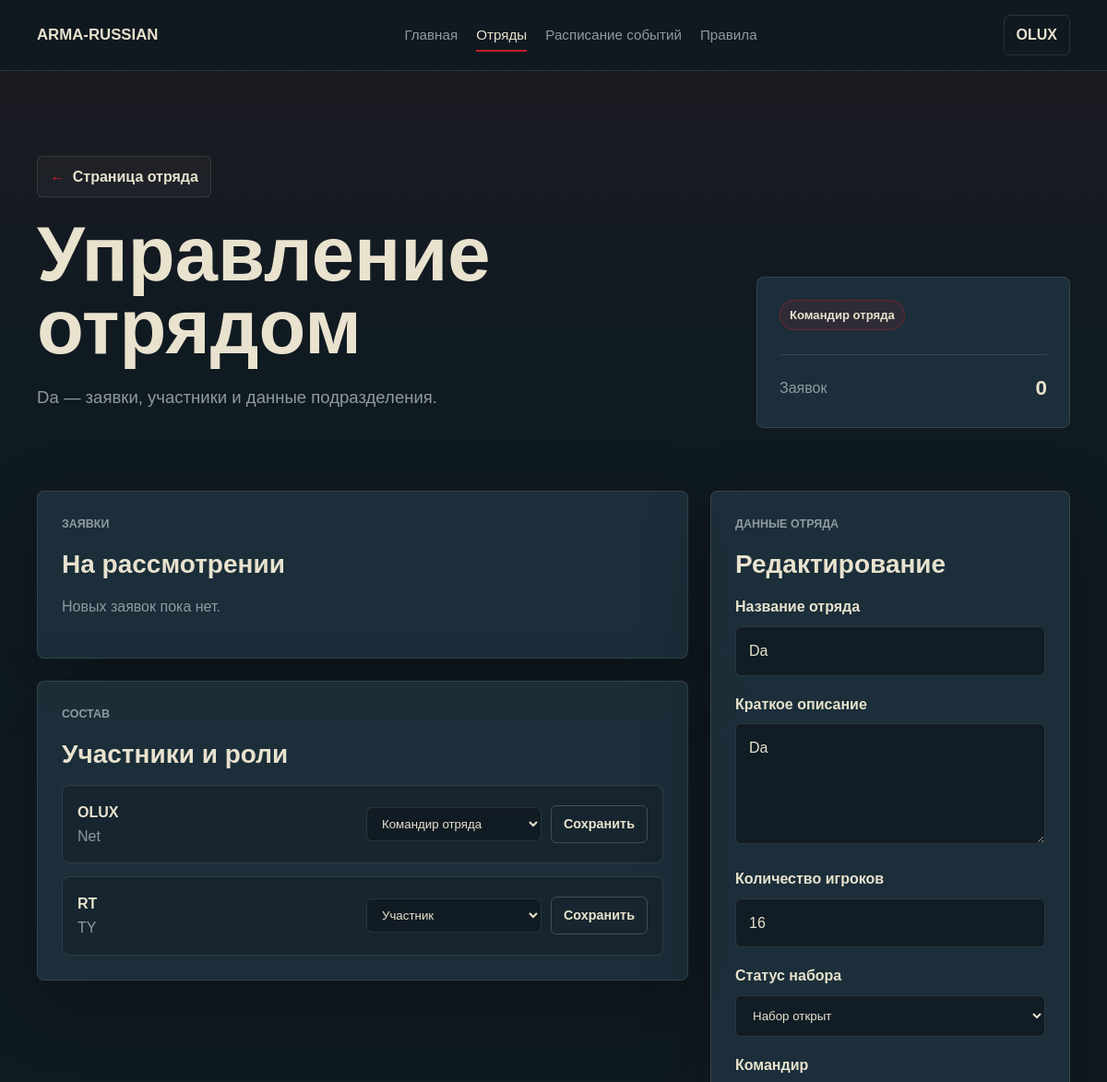
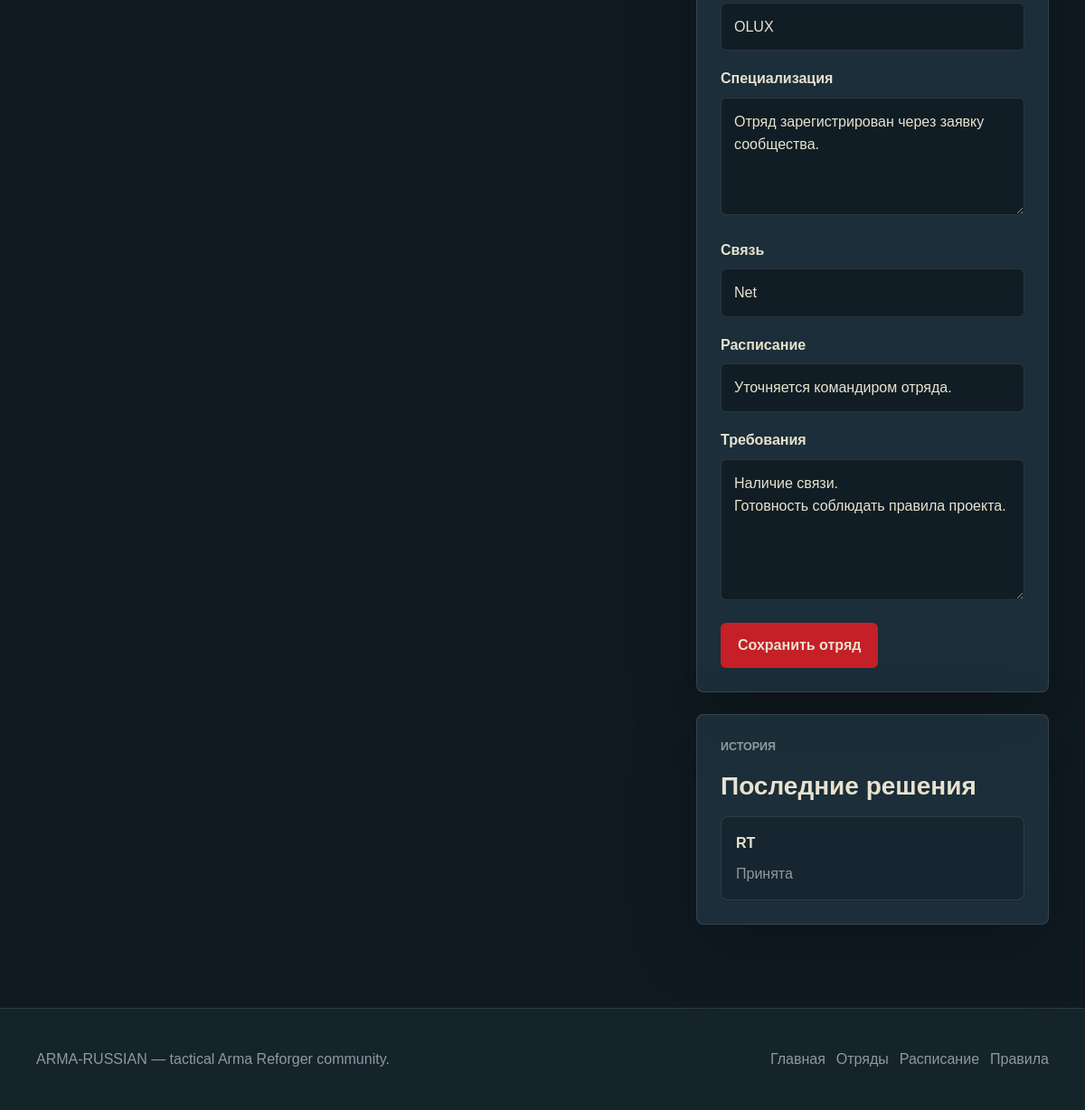
The page /squads/da/manage/ (signed in) on the database its author committed (2 pictures, top to bottom).
### main/models.py (models this page shows, shortened)
class Squad(models.Model):
    STATUS_OPEN = 'open'
    STATUS_CLOSED = 'closed'
    STATUS_CHOICES = [
        (STATUS_OPEN, 'Набор открыт'),
        (STATUS_CLOSED, 'Набор закрыт'),
    ]
    name = models.CharField('Название отряда', max_length=120)
    slug = models.SlugField('URL', max_length=140, unique=True, allow_unicode=True)
    description = models.TextField('Краткое описание')
    players_count = models.PositiveIntegerField('Количество игроков', default=1)
    recruitment_status = models.CharField('Статус набора', max_length=16, choices=STATUS_CHOICES, default=STATUS_OPEN)
    commander_name = models.CharField('Командир', max_length=120, blank=True)
    specialization = models.TextField('Специализация', blank=True)
    communication = models.CharField('Связь', max_length=160, blank=True)
    schedule = models.CharField('Расписание', max_length=160, blank=True)
    requirements = models.TextField('Требования', blank=True)
    owner = models.ForeignKey(
        settings.AUTH_USER_MODEL,
        verbose_name='Владелец отряда',
        on_delete=models.SET_NULL,
        null=True,
        blank=True,
        related_name='owned_squads',
    )
    created_at = models.DateTimeField('Дата создания', auto_now_add=True)
    class Meta:
        ordering = ['name']
        verbose_name = 'Отряд'
        verbose_name_plural = 'Отряды'

class SquadMembership(models.Model):
    ROLE_COMMANDER = 'commander'
    ROLE_DEPUTY = 'deputy'
    ROLE_MEMBER = 'member'
    ROLE_CHOICES = [
        (ROLE_COMMANDER, 'Командир отряда'),
        (ROLE_DEPUTY, 'Зам. командира'),
        (ROLE_MEMBER, 'Участник'),
    ]
    squad = models.ForeignKey(Squad, verbose_name='Отряд', on_delete=models.CASCADE, related_name='members')
    user = models.ForeignKey(
        settings.AUTH_USER_MODEL,
        verbose_name='Пользователь',
        on_delete=models.SET_NULL,
        null=True,
        blank=True,
        related_name='squad_memberships',
    )
    display_name = models.CharField('Имя игрока', max_length=120)
    contact = models.CharField('Контакт', max_length=120, blank=True)
    role = models.CharField('Роль', max_length=20, choices=ROLE_CHOICES, default=ROLE_MEMBER)
    joined_at = models.DateTimeField('Дата вступления', auto_now_add=True)
    class Meta:
        ordering = ['squad', 'role', 'display_name']
        verbose_name = 'Участник отряда'
        verbose_name_plural = 'Участники отрядов'
    @property
    def can_review_applications(self):
        return self.role in {self.ROLE_COMMANDER, self.ROLE_DEPUTY}
    @property
    def can_edit_squad(self):
        return self.role == self.ROLE_COMMANDER

class SquadJoinApplication(models.Model):
    STATUS_PENDING = 'pending'
    STATUS_ACCEPTED = 'accepted'
    STATUS_REJECTED = 'rejected'
    STATUS_CHOICES = [
        (STATUS_PENDING, 'На рассмотрении'),
        (STATUS_ACCEPTED, 'Принята'),
        (STATUS_REJECTED, 'Отклонена'),
    ]
    squad = models.ForeignKey(
        Squad,
        verbose_name='Отряд',
        on_delete=models.CASCADE,
        null=True,
        blank=True,
        related_name='join_applications',
    )
    user = models.ForeignKey(
        settings.AUTH_USER_MODEL,
        verbose_name='Пользователь',
        on_delete=models.SET_NULL,
        null=True,
        blank=True,
        related_name='squad_join_applications',
    )
    squad_name = models.CharField('Отряд', max_length=120)
    player_name = models.CharField('Игровой ник', max_length=120)
    contact = models.CharField('Discord или Telegram', max_length=120)
    age = models.PositiveIntegerField('Возраст')
    experience = models.CharField('Опыт в Arma Reforger', max_length=160)
    message = models.TextField('Комментарий')
    status = models.CharField('Статус', max_length=16, choices=STATUS_CHOICES, default=STATUS_PENDING)
    reviewed_by = models.ForeignKey(
        settings.AUTH_USER_MODEL,
        verbose_name='Рассмотрел',
        on_delete=models.SET_NULL,
        null=True,
        blank=True,
        related_name='reviewed_squad_join_applications',
    )
    reviewed_at = models.DateTimeField('Дата рассмотрения', null=True, blank=True)
    created_at = models.DateTimeField('Дата заявки', auto_now_add=True)
    class Meta:
        ordering = ['-created_at']
        verbose_name = 'Заявка на вступление'
        verbose_name_plural = 'Заявки на вступление'

### main/views.py (the view, shortened to what this page needs)
# urls.py: path('squads/<str:slug>/manage/', views.squad_manage, name='squad_manage'),
@login_required
def squad_manage(request, slug):
    squad = get_object_or_404(Squad, slug=slug)
    membership = get_user_membership(request.user, squad)
    if not membership or not membership.can_review_applications:
        messages.error(request, 'У вас нет доступа к управлению этим отрядом.')
        return redirect('squad_detail', slug=slug)
    can_edit = membership.can_edit_squad
    edit_form = SquadEditForm(instance=squad)
    return render(
        request,
        'main/squad_manage.html',
        {
            'squad': squad,
            'edit_form': edit_form,
            'pending_applications': squad.join_applications.filter(status=SquadJoinApplication.STATUS_PENDING),
            'reviewed_applications': squad.join_applications.exclude(status=SquadJoinApplication.STATUS_PENDING)[:10],
            'members': squad.members.all(),
            'role_choices': SquadMembership.ROLE_CHOICES,
            'membership': membership,
            'can_edit': can_edit,
            'active_page': 'squads',
        },
    )

### main/forms.py
class SquadEditForm(StyledFormMixin, forms.ModelForm):
    class Meta:
        model = Squad
        fields = (
            'name',
            'description',
            'players_count',
            'recruitment_status',
            'commander_name',
            'specialization',
            'communication',
            'schedule',
            'requirements',
        )
        widgets = {
            'description': forms.Textarea(attrs={'rows': 4}),
            'specialization': forms.Textarea(attrs={'rows': 4}),
            'requirements': forms.Textarea(attrs={'rows': 5}),
        }
    def __init__(self, *args, **kwargs):
        super().__init__(*args, **kwargs)
        self.apply_styles()

### main/forms.py (called while the page is built)
    def apply_styles(self):
        for field in self.fields.values():
            classes = field.widget.attrs.get('class', '')
            field.widget.attrs['class'] = f'{classes} {self.field_class}'.strip()

### main/views.py (called while the page is built)
def get_user_membership(user, squad):
    if not user.is_authenticated:
        return None
    return SquadMembership.objects.filter(squad=squad, user=user).first()

### templates/main/squad_manage.html (shortened to what this page needs)
{% extends 'base.html' %}
{% block content %}
<section class="section page-hero">
    <div class="container page-hero-grid">
        <div>
            <a class="back-link" href="{% url 'squad_detail' squad.slug %}">
                <span aria-hidden="true">←</span>
                Страница отряда
            </a>
            <h1>Управление отрядом</h1>
            <p class="lead">{{ squad.name }} — заявки, участники и данные подразделения.</p>
        </div>
        <div class="squad-status-panel">
            <span class="badge">{{ membership.get_role_display }}</span>
            <div class="metric">
                <span>Заявок</span>
                <strong>{{ pending_applications|length }}</strong>
            </div>
        </div>
    </div>
</section>
<section class="section section-tight">
    <div class="container management-grid">
        <div class="management-main">
            <article class="card manage-card">
                <div class="management-heading">
                    <div>
                        <p class="eyebrow">Заявки</p>
                        <h2>На рассмотрении</h2>
                    </div>
                </div>
                {% if pending_applications %}
                    <div class="application-list">
                        {% for application in pending_applications %}
                            <article class="application-item">
                                <div>
                                    <h3>{{ application.player_name }}</h3>
                                    <p>{{ application.message }}</p>
                                    <dl class="compact-meta">
                                        <div>
                                            <dt>Контакт</dt>
                                            <dd>{{ application.contact }}</dd>
                                        </div>
                                        <div>
                                            <dt>Возраст</dt>
                                            <dd>{{ application.age }}</dd>
                                        </div>
                                        <div>
                                            <dt>Опыт</dt>
                                            <dd>{{ application.experience }}</dd>
                                        </div>
                                    </dl>
                                </div>
                                <div class="application-actions">
                                    <form method="post">
                                        {% csrf_token %}
                                        <input type="hidden" name="action" value="accept_application">
                                        <input type="hidden" name="application_id" value="{{ application.id }}">
                                        <button class="btn btn-primary btn-small" type="submit">Принять</button>
                                    </form>
                                    <form method="post">
                                        {% csrf_token %}
                                        <input type="hidden" name="action" value="reject_application">
                                        <input type="hidden" name="application_id" value="{{ application.id }}">
                                        <button class="btn btn-outline btn-small" type="submit">Отклонить</button>
                                    </form>
                                </div>
                            </article>
                        {% endfor %}
                    </div>
                {% else %}
                    <p class="muted">Новых заявок пока нет.</p>
                {% endif %}
            </article>
            <article class="card manage-card">
                <p class="eyebrow">Состав</p>
                <h2>Участники и роли</h2>
                <div class="member-list">
                    {% for member in members %}
                        <div class="member-row">
                            <div>
                                <strong>{{ member.display_name }}</strong>
                                <span>{{ member.contact|default:"Контакт не указан" }}</span>
                            </div>
                            {% if can_edit %}
                                <form class="role-form" method="post">
                                    <select class="form-control" name="role">
                                        {% for value, label in role_choices %}
                                            <option value="{{ value }}" {% if member.role == value %}selected{% endif %}>{{ label }}</option>
                                        {% endfor %}
                                    </select>
                                    <button class="btn btn-outline btn-small" type="submit">Сохранить</button>
                                </form>
                            {% else %}
                                <span class="badge badge-muted">{{ member.get_role_display }}</span>
                            {% endif %}
                        </div>
                    {% empty %}
                        <p class="muted">Состав пока пуст.</p>
                    {% endfor %}
                </div>
            </article>
        </div>
        <aside class="management-side">
            <article class="card manage-card">
                <p class="eyebrow">Данные отряда</p>
                <h2>Редактирование</h2>
                {% if can_edit %}
                    <form method="post">
                        {% for field in edit_form %}
                            <div class="form-group">
                                <label for="{{ field.id_for_label }}">{{ field.label }}</label>
                                {{ field }}
                            </div>
                        {% endfor %}
                        <button class="btn btn-primary" type="submit">Сохранить отряд</button>
                    </form>
                {% else %}
                    <p class="muted">Зам. командира может рассматривать заявки, но не изменять информацию отряда и роли участников.</p>
                {% endif %}
            </article>
            <article class="card manage-card">
                <p class="eyebrow">История</p>
                <h2>Последние решения</h2>
                {% if reviewed_applications %}
                    <div class="reviewed-list">
                        {% for application in reviewed_applications %}
                            <div>
                                <strong>{{ application.player_name }}</strong>
                                <span>{{ application.get_status_display }}</span>
                            </div>
                        {% endfor %}
                    </div>
                {% else %}
                    <p class="muted">Рассмотренных заявок пока нет.</p>
                {% endif %}
            </article>
        </aside>
    </div>
</section>
{% endblock %}

### templates/base.html (shortened to what this page needs)
{% load static %}
<!DOCTYPE html>
<html lang="ru">
<head>
    <link rel="stylesheet" href="{% static 'main/css/styles.css' %}">
</head>
<body>
    <header class="site-header">
        <nav class="navbar container" aria-label="Основная навигация">
            <a class="brand" href="{% url 'home' %}">ARMA-RUSSIAN</a>
            <div class="nav-menu" id="main-menu">
                <div class="nav-links">
                    <a class="nav-link {% if active_page == 'home' %}is-active{% endif %}" href="{% url 'home' %}">Главная</a>
                    <a class="nav-link {% if active_page == 'squads' %}is-active{% endif %}" href="{% url 'squads' %}">Отряды</a>
                    <a class="nav-link {% if active_page == 'events' %}is-active{% endif %}" href="{% url 'events' %}">Расписание событий</a>
                    <a class="nav-link {% if active_page == 'rules' %}is-active{% endif %}" href="{% url 'rules' %}">Правила</a>
                </div>
                <div class="auth-links">
                    {% if user.is_authenticated %}
                        <a class="user-name {% if active_page == 'profile' %}is-active{% endif %}" href="{% url 'profile' %}">{{ user.username }}</a>
                    {% else %}
                        <a class="btn btn-outline btn-small {% if active_page == 'login' %}is-active{% endif %}" href="{% url 'login' %}">Вход</a>
                        <a class="btn btn-primary btn-small {% if active_page == 'register' %}is-active{% endif %}" href="{% url 'register' %}">Регистрация</a>
                    {% endif %}
                </div>
            </div>
        </nav>
    </header>
    <main>
        {% block content %}{% endblock %}
    </main>
    <footer class="site-footer">
        <div class="container footer-inner">
            <p>ARMA-RUSSIAN — tactical Arma Reforger community.</p>
            <div class="footer-links">
                <a href="{% url 'home' %}">Главная</a>
                <a href="{% url 'squads' %}">Отряды</a>
                <a href="{% url 'events' %}">Расписание</a>
                <a href="{% url 'rules' %}">Правила</a>
            </div>
        </div>
    </footer>
</body>
</html>

### rows shown on the page
Squad: name "Da", edit_form "Da" "Da" "16" "Набор открыт" "OLUX" "Отряд зарегистрирован через заявку сообщества." "Net" "Уточняется командиром отряда." "Наличие связи. Готовность соблюдать правила проекта."
SquadMembership: role "Командир отряда", display_name "OLUX", contact "Net"
SquadMembership: display_name "RT", contact "TY", role "Участник"
SquadJoinApplication: player_name "RT", status "Принята"

### other values the page prints
{{ user.username }} "OLUX"
{{ pending_applications|length }} "0"
{{ field.label }} "Название отряда" "Краткое описание" "Количество игроков" "Статус набора" "Командир" "Специализация" "Связь" "Расписание" "Требования"
